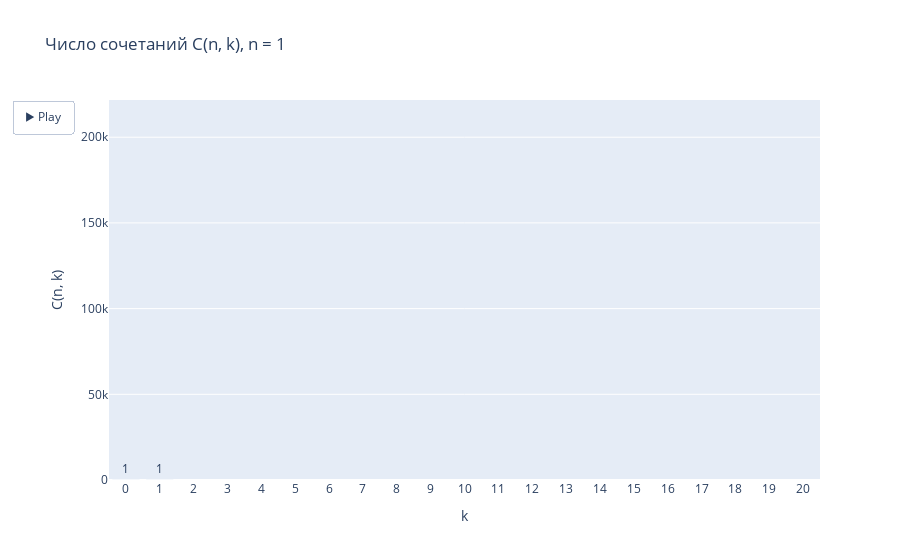

The code cell stored with this chart in its notebook:
### Markdown cell above
# Понимаем, что такое число сочетаний

### Code cell
import plotly.graph_objects as go
import math

max_n = 20

n0 = 1
x0 = list(range(n0 + 1))
y0 = [math.comb(n0, k) for k in x0]


fig = go.Figure(
    data=[
        go.Bar(x=x0, y=y0, text=y0, textposition='outside')
    ],
    layout=go.Layout(
        title=f"Число сочетаний C(n, k), n = {n0}",
        xaxis=dict(title="k", dtick=1, range=[-0.5, max_n + 0.5]),
        yaxis=dict(title="C(n, k)", range=[0, math.comb(max_n, max_n // 2) * 1.2]),
        updatemenus=[dict(
            type='buttons',
            showactive=False,
            buttons=[dict(label='▶️ Play',
                          method='animate',
                          args=[None, {"frame": {"duration": 800, "redraw": True},
                                       "fromcurrent": True}])]
        )]
    ),
    frames=[
        go.Frame(
            data=[
                go.Bar(
                    x=list(range(n + 1)),
                    y=[math.comb(n, k) for k in range(n + 1)],
                    text=[math.comb(n, k) for k in range(n + 1)],
                    textposition='outside'
                )
            ],
            layout=go.Layout(
                title_text=f"Число сочетаний C(n, k), n = {n}"
            ),
            name=f"frame{n}"
        )
        for n in range(1, max_n + 1)
    ]
)

fig.show()

### Figure 1 — Plotly figure (JSON) as saved in the notebook; plotly's stock layout.template omitted (floating-point values rounded to 4 significant figures)
{"data": [{"text": ["1", "1"], "textposition": "outside", "type": "bar", "x": [0, 1], "y": [1, 1]}], "layout": {"title": {"text": "Число сочетаний C(n, k), n = 1"}, "updatemenus": [{"buttons": [{"args": [null, {"frame": {"duration": 800, "redraw": true}, "fromcurrent": true}], "label": "▶️ Play", "method": "animate"}], "showactive": false, "type": "buttons"}], "xaxis": {"dtick": 1, "range": [-0.5, 20.5], "title": {"text": "k"}}, "yaxis": {"range": [0, 221700.0], "title": {"text": "C(n, k)"}}}}
